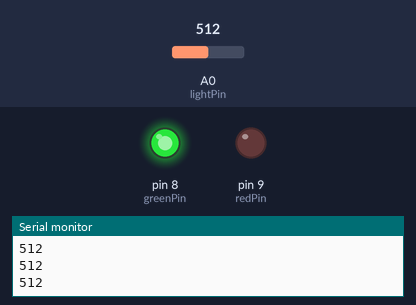
A sketch run on a simulated Arduino Uno, built with avr-gcc and run on an emulated ATmega328P. On the bench: output pins drawn as LEDs (lit = HIGH), the last lines printed to the serial monitor. The test bench sets the inputs (shaded band); at power-on: A0 (lightPin) = 512.

Above: at 1.2 s.
1.3 s: A0 (lightPin) set to 367
2.9 s: A0 (lightPin) set to 337
At 3.9 s:
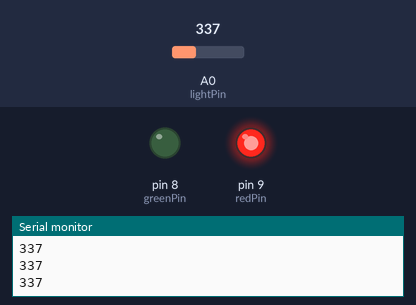
4.7 s: A0 (lightPin) set to 360
At 5.9 s:
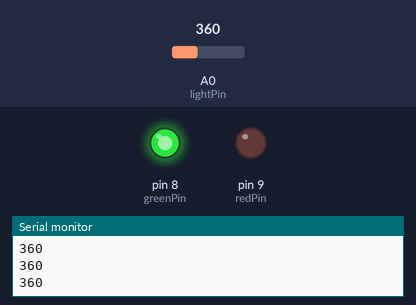
6.5 s: A0 (lightPin) set to 340
At 7.9 s:
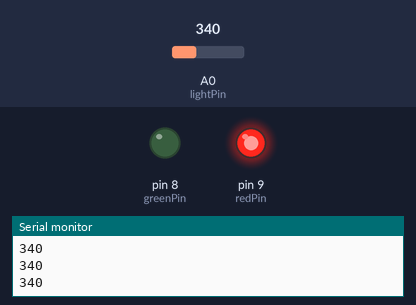
Timing chart, 0 to 9.2 s (numbered marks = the images above; inputs shaded):
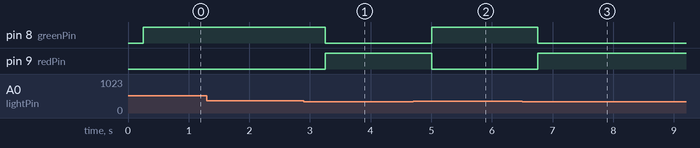

Measured:
- the behaviour switches between 350 and 349 on A0 (lightPin) (found by bisection; images 0 and 1)
- after the input at 2.9 s, pin 8 (greenPin): HIGH → LOW after 0.35 s; pin 9 (redPin): LOW → HIGH after 0.35 s
- after the input at 4.7 s, pin 8 (greenPin): LOW → HIGH after 0.31 s; pin 9 (redPin): HIGH → LOW after 0.31 s
- after the input at 6.5 s, pin 8 (greenPin): HIGH → LOW after 0.26 s; pin 9 (redPin): LOW → HIGH after 0.26 s

The sketch:

working_photoresistor.ino
```cpp
int lightPin=A0;
int lightVal;
int dt=250;
int redPin=9;
int greenPin=8;
void setup() {
  // put your setup code here, to run once:
pinMode(lightPin,INPUT);
pinMode(redPin,OUTPUT);
pinMode(greenPin,OUTPUT);
Serial.begin(9600);
}

void loop() {
  // put your main code here, to run repeatedly:
lightVal=analogRead(lightPin);
Serial.println(lightVal);
delay(dt);
if (lightVal>350){
  digitalWrite(greenPin,HIGH);
  digitalWrite(redPin,LOW);
}
if (lightVal<350){
  digitalWrite(redPin,HIGH);
  digitalWrite(greenPin,LOW);
}
}
```
